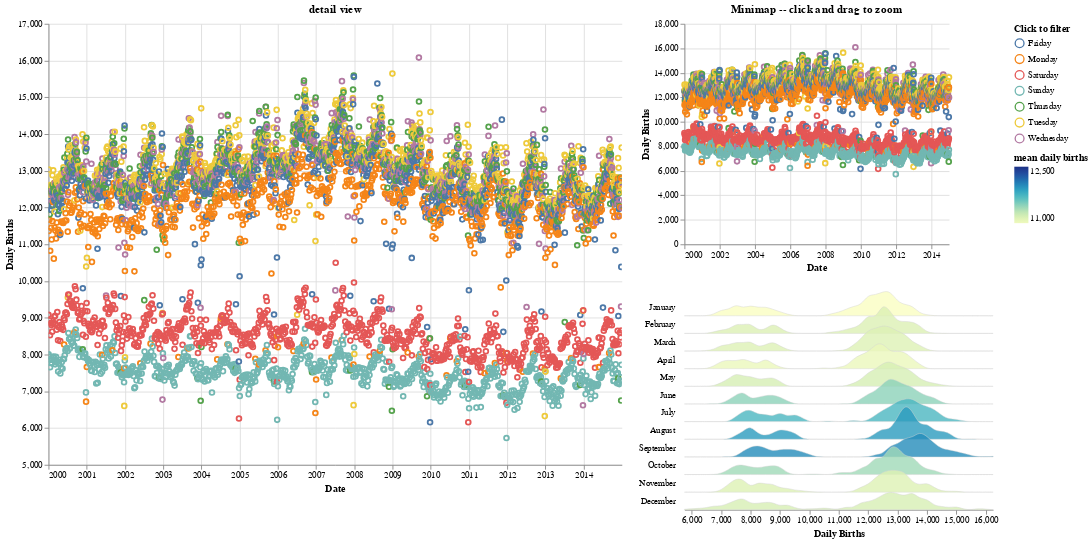

Source (notebook cell):
### Code cell
# Visualization 1: date vs birth rate
zoom = alt.selection_interval(encodings=["x", "y"])
selection = alt.selection_multi(fields=['day_of_week'], bind='legend')

minimap = (
    alt.Chart(df)
        .mark_point()
        .add_selection(zoom)
        .add_selection(selection)
        .encode(
        x=alt.X("iso_date:T", title="Date"),
        y=alt.Y("births:Q", title="Daily Births"),
        color=alt.condition(zoom, "day_of_week", alt.value("lightgray")),
        opacity=alt.condition(selection, alt.value(1), alt.value(0.2)),
        tooltip=["iso_date"]
    )
        .properties(
        width=300,
        height=250,
        title="Minimap -- click and drag to zoom",
    )
)

detail = (
    alt.Chart(df)
        .mark_point()
        .encode(
        x=alt.X(
            "iso_date:T",
            scale=alt.Scale(domain={"selection": zoom.name, "encoding": "x"}),
            title="Date"
        ),
        y=alt.Y(
            "births:Q",
            scale=alt.Scale(domain={"selection": zoom.name, "encoding": "y"}),
            title="Daily Births",
        ),
        color=alt.Color("day_of_week",
                        legend=alt.Legend(title="Click to filter"),
                        sort=["Monday", "Tuesday", "Wednesday", "Thursday", "Friday", "Saturday", "Sunday"]),
        opacity=alt.condition(selection, alt.value(1), alt.value(0.1)),
        tooltip = ["iso_date", "day_of_week"]
    )
        .properties(width=650, height=500, title="detail view")
        .add_selection(selection)
)

step = 20
overlap = 1

ridge_month = alt.Chart(df, height=step, width=350).transform_timeunit(
    Month='month(iso_date)'
).transform_joinaggregate(
    mean_births='mean(births)', groupby=['Month']
).transform_bin(
    ['bin_max', 'bin_min'],
    bin=alt.Bin(step=250),
    field='births'
).transform_aggregate(
    value='count()', groupby=['Month', 'mean_births', 'bin_min', 'bin_max']
).transform_impute(
    impute='value', groupby=['Month', 'mean_births'], key='bin_min', value=0
).mark_area(
    interpolate='basis',
    fillOpacity=0.8,
    stroke='lightgray',
    strokeWidth=0.5
).encode(
    alt.X('bin_min:Q', bin='binned', title='Daily Births'),
    alt.Y(
        'value:Q',
        scale=alt.Scale(range=[step, -step * overlap]),
        axis=None
    ),
    alt.Fill(
        'mean_births:Q',
        legend=alt.Legend(orient="right", title="mean daily births"),
        scale=alt.Scale(domain=[11000, 12500], scheme='yellowgreenblue')
    )
).facet(
    row=alt.Row(
        'Month:T',
        title=None,
        header=alt.Header(labelAngle=0, labelAlign='left', format='%B')
    )
).properties(
    bounds='flush'
)

right_side = alt.vconcat(minimap, ridge_month)

alt.hconcat(detail, right_side).configure_facet(spacing=0).configure_view(stroke=None)

### Figure 1 — Vega-Lite specification as saved in the notebook (floating-point values rounded to 4 significant figures; data arrays with more than 128 entries replaced by an {"elided": "..."} marker saying what was removed)
{"config": {"view": {"continuousWidth": 400, "continuousHeight": 300, "stroke": null}, "facet": {"spacing": 0}}, "hconcat": [{"mark": "point", "encoding": {"color": {"type": "nominal", "field": "day_of_week", "legend": {"title": "Click to filter"}, "sort": ["Monday", "Tuesday", "Wednesday", "Thursday", "Friday", "Saturday", "Sunday"]}, "opacity": {"condition": {"value": 1, "selection": "selector002"}, "value": 0.1}, "tooltip": [{"type": "temporal", "field": "iso_date"}, {"type": "nominal", "field": "day_of_week"}], "x": {"type": "temporal", "field": "iso_date", "scale": {"domain": {"selection": "selector001", "encoding": "x"}}, "title": "Date"}, "y": {"type": "quantitative", "field": "births", "scale": {"domain": {"selection": "selector001", "encoding": "y"}}, "title": "Daily Births"}}, "height": 500, "selection": {"selector002": {"type": "multi", "fields": ["day_of_week"], "bind": "legend"}}, "title": "detail view", "width": 650}, {"vconcat": [{"mark": "point", "encoding": {"color": {"condition": {"type": "nominal", "field": "day_of_week", "selection": "selector001"}, "value": "lightgray"}, "opacity": {"condition": {"value": 1, "selection": "selector002"}, "value": 0.2}, "tooltip": [{"type": "temporal", "field": "iso_date"}], "x": {"type": "temporal", "field": "iso_date", "title": "Date"}, "y": {"type": "quantitative", "field": "births", "title": "Daily Births"}}, "height": 250, "selection": {"selector001": {"type": "interval", "encodings": ["x", "y"]}, "selector002": {"type": "multi", "fields": ["day_of_week"], "bind": "legend"}}, "title": "Minimap -- click and drag to zoom", "width": 300}, {"facet": {"row": {"type": "temporal", "field": "Month", "header": {"format": "%B", "labelAlign": "left", "labelAngle": 0}, "title": null}}, "spec": {"mark": {"type": "area", "fillOpacity": 0.8, "interpolate": "basis", "stroke": "lightgray", "strokeWidth": 0.5}, "encoding": {"fill": {"type": "quantitative", "field": "mean_births", "legend": {"orient": "right", "title": "mean daily births"}, "scale": {"domain": [11000, 12500], "scheme": "yellowgreenblue"}}, "x": {"type": "quantitative", "bin": "binned", "field": "bin_min", "title": "Daily Births"}, "y": {"type": "quantitative", "axis": null, "field": "value", "scale": {"range": [20, -20]}}}, "height": 20, "transform": [{"field": "iso_date", "timeUnit": "month", "as": "Month"}, {"joinaggregate": [{"op": "mean", "field": "births", "as": "mean_births"}], "groupby": ["Month"]}, {"bin": {"step": 250}, "field": "births", "as": ["bin_max", "bin_min"]}, {"aggregate": [{"op": "count", "as": "value"}], "groupby": ["Month", "mean_births", "bin_min", "bin_max"]}, {"impute": "value", "key": "bin_min", "groupby": ["Month", "mean_births"], "value": 0}], "width": 350}, "bounds": "flush"}]}], "data": {"name": "data-4633b718463140179bf4179b2698549b"}, "$schema": "https://vega.github.io/schema/vega-lite/v4.8.1.json", "datasets": {"data-4633b718463140179bf4179b2698549b": {"elided": "5479 records"}}}
